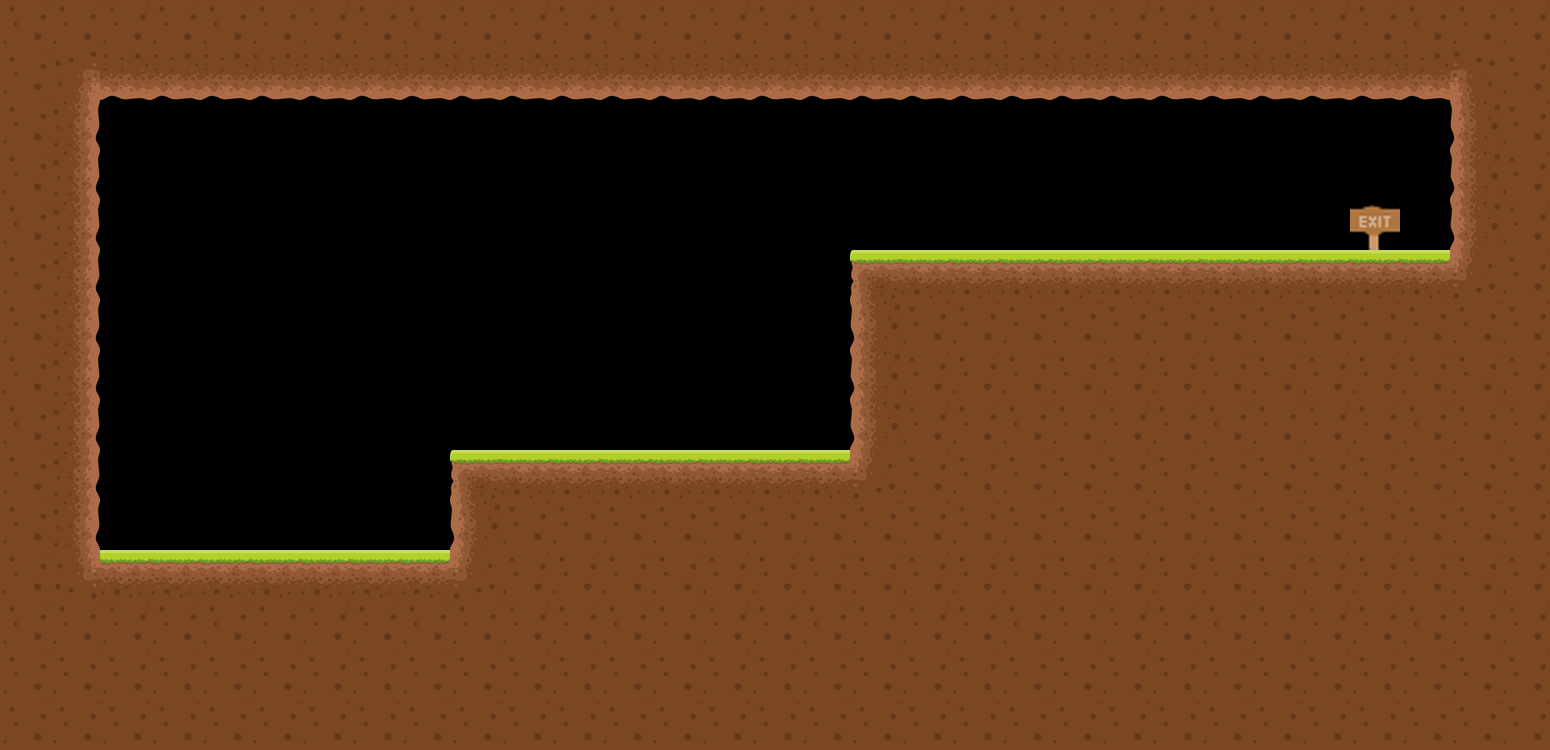

Rendered tile map (Tiled .tmx) drawn with the repository's tilesets; below, a short description and the map source with its tile grids summarised:
An orthogonal 31x15 tile map with 50x50 px tiles, 11 tile layers (exitSign, GroundLeft, GroundMid, EarthLeft, ...), 12 tilesets and 10 objects.

<map version="1.0" orientation="orthogonal" renderorder="right-down" width="31" height="15" tilewidth="50" tileheight="50">
 <tileset firstgid="1" name="exitSign" tilewidth="50" tileheight="50">
  <image source="exit.png" width="50" height="50" />
 </tileset>
 <tileset firstgid="2" name="GroundLeft" tilewidth="50" tileheight="50">
  <image source="groundLeft.png" width="50" height="50" />
 </tileset>
 <tileset firstgid="3" name="GroundMid" tilewidth="50" tileheight="50">
  <image source="groundMid.png" width="50" height="50" />
 </tileset>
 <tileset firstgid="4" name="EarthLeft" tilewidth="50" tileheight="50">
  <image source="earthLeft.png" width="50" height="50" />
 </tileset>
 <tileset firstgid="5" name="EarthRight" tilewidth="50" tileheight="50">
  <image source="earthRight.png" width="50" height="50" />
 </tileset>
 <tileset firstgid="6" name="EarthMid" tilewidth="50" tileheight="50">
  <image source="earthMid.png" width="50" height="50" />
 </tileset>
 <tileset firstgid="7" name="EarthRight" tilewidth="50" tileheight="50">
  <image source="earthRight.png" width="50" height="50" />
 </tileset>
 <tileset firstgid="8" name="EarthBtm" tilewidth="50" tileheight="50">
  <image source="earthBtm.png" width="50" height="50" />
 </tileset>
 <tileset firstgid="9" name="EarthBtmLeft" tilewidth="50" tileheight="50">
  <image source="EarthBtmLeft.png" width="50" height="50" />
 </tileset>
 <tileset firstgid="10" name="EarthBtmRight" tilewidth="50" tileheight="50">
  <image source="EarthBtmRight.png" width="50" height="50" />
 </tileset>
 <tileset firstgid="11" name="EarthTopLeft" tilewidth="50" tileheight="50">
  <image source="EarthTopLeft.png" width="50" height="50" />
 </tileset>
 <tileset firstgid="12" name="EarthTopRight" tilewidth="50" tileheight="50">
  <image source="EarthTopRight.png" width="50" height="50" />
 </tileset>
 <layer name="exitSign" width="31" height="15">
  <data>[465 cells, 1 non-empty, 1 distinct tile ids]</data>
 </layer>
 <layer name="GroundLeft" width="31" height="15">
  <data>[465 cells, 2 non-empty, 1 distinct tile ids]</data>
 </layer>
 <layer name="GroundMid" width="31" height="15">
  <data>[465 cells, 26 non-empty, 1 distinct tile ids]</data>
 </layer>
 <layer name="EarthLeft" width="31" height="15">
  <data>[465 cells, 7 non-empty, 1 distinct tile ids]</data>
 </layer>
 <layer name="EarthMid" width="31" height="15">
  <data>[465 cells, 234 non-empty, 1 distinct tile ids]</data>
 </layer>
 <layer name="EarthRight" width="31" height="15">
  <data>[465 cells, 9 non-empty, 1 distinct tile ids]</data>
 </layer>
 <layer name="EarthBtm" width="31" height="15">
  <data>[465 cells, 28 non-empty, 1 distinct tile ids]</data>
 </layer>
 <layer name="EarhtBtmLeft" width="31" height="15">
  <data>[465 cells, 3 non-empty, 1 distinct tile ids]</data>
 </layer>
 <layer name="EarthBtmRight" width="31" height="15">
  <data>[465 cells, 1 non-empty, 1 distinct tile ids]</data>
 </layer>
 <layer name="EarthTopRight" width="31" height="15">
  <data>[465 cells, 1 non-empty, 1 distinct tile ids]</data>
 </layer>
 <layer name="EarthTopLeft" width="31" height="15">
  <data>[465 cells, 1 non-empty, 1 distinct tile ids]</data>
 </layer>
 <objectgroup name="Start">
  <object x="150" y="550" width="50" height="50" />
 </objectgroup>
 <objectgroup name="Floor">
  <object x="450" y="450" width="400" height="50" />
  <object x="850" y="250" width="700" height="50" />
  <object x="100" y="550" width="350" height="50" />
 </objectgroup>
 <objectgroup name="wall">
  <object x="50" y="50" width="50" height="650" />
  <object x="100" y="50" width="1450" height="50" />
  <object x="850" y="300" width="50" height="200" />
  <object x="450" y="500" width="50" height="150" />
  <object x="1550" y="100" width="25" height="200" />
 </objectgroup>
 <objectgroup name="Goal">
  <object x="1400" y="100" width="50" height="200" />
 </objectgroup>
</map>
